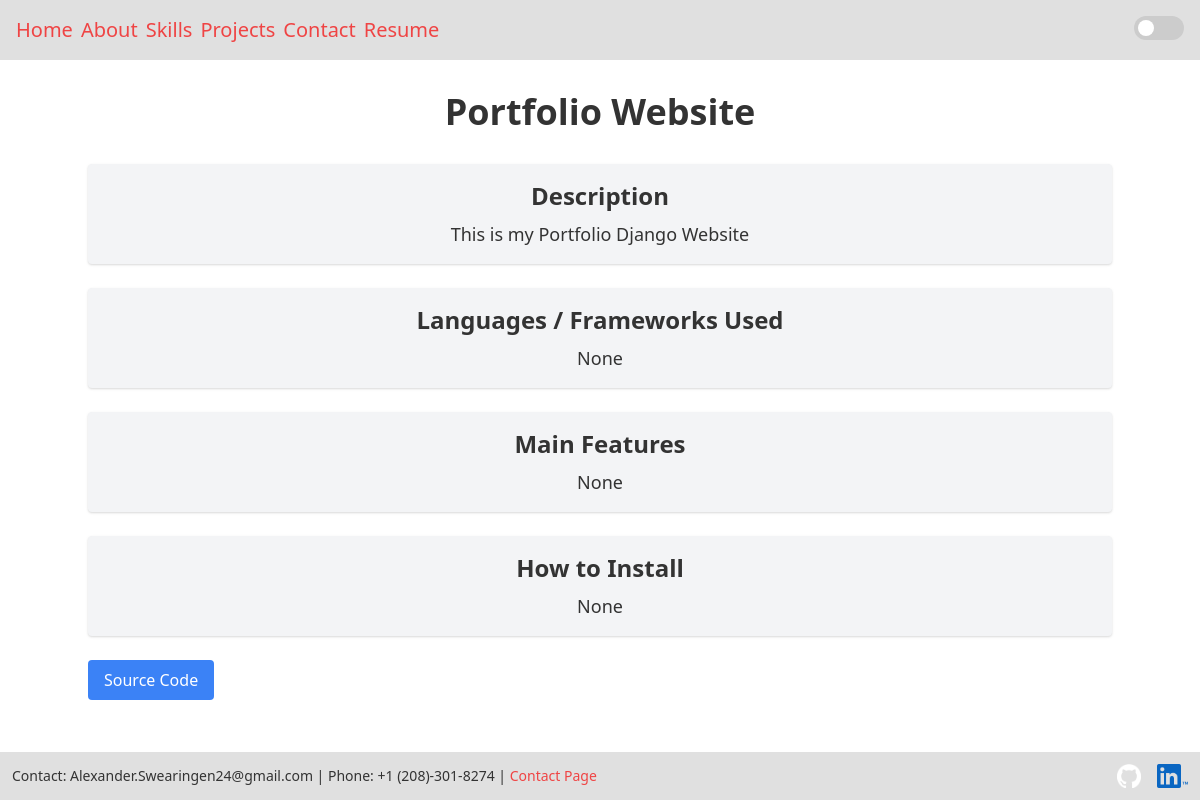
/projects/1/, run on the app's committed database.
### portfo/models.py (models this page shows, shortened)
class Project(models.Model):
    name = models.CharField(max_length=100)
    description = models.TextField(blank=True, null=True)
    source_code = models.URLField(blank=True, null=True)
    frameworks = models.TextField(max_length=200, blank=True, null=True)
    features = models.CharField(max_length=200, blank=True, null=True)
    installation = models.CharField(max_length=200, blank=True, null=True)

### portfo/views.py (the view)
# urls.py: path('projects/<int:pk>/', ProjectDetailView.as_view(), name='project-detail'),
class ProjectDetailView(DetailView):
    model = Project

### portfo/templates/portfo/project_detail.html (shortened to what this page needs)
{% extends "portfo/_base.html" %}
{% load static %}
{% block content %}
    <link rel="stylesheet" href="{% static 'portfo/CSS/project-skill-Detail.css' %}" type="text/css">
    <div class="container mx-auto text-center">
        <h1 class="text-4xl font-bold mb-8">{{ project.name }}</h1>
        <div class="bg-gray-100 p-4 rounded shadow mb-6">
            <h2 class="text-2xl font-bold mb-2">Description</h2>
            <p class="text-lg">{{ project.description }}</p>
        </div>
        <div class="bg-gray-100 p-4 rounded shadow mb-6">
            <h2 class="text-2xl font-bold mb-2">Languages / Frameworks Used</h2>
            <p class="text-lg">{{ project.frameworks }}</p>
        </div>
        <div class="bg-gray-100 p-4 rounded shadow mb-6">
            <h2 class="text-2xl font-bold mb-2">Main Features</h2>
            <p class="text-lg">{{ project.features }}</p>
        </div>
        <div class="bg-gray-100 p-4 rounded shadow mb-6">
            <h2 class="text-2xl font-bold mb-2">How to Install</h2>
            <p class="text-lg">{{ project.installation }}</p>
        </div>
        <div class="flex items-center space-x-4">
            <a href="{{ project.source_code }}" target="_blank" rel="noopener noreferrer" class="bg-blue-500 text-white py-2 px-4 rounded hover:bg-blue-600">Source Code</a>
        </div>
    </div>
{% endblock content%}

### portfo/static/portfo/CSS/darkMode.css (style rules this page uses)
:root { --background-color-light: #ffffff; --footer-nav-color-light: #e0e0e0; --text-color-light: #333333; --background-color-dark: #121212; --footer-nav-color-dark: #272727; --text-color-dark: #ffffff; }
body { background-color: var(--background-color-light); color: var(--text-color-light); }

### portfo/static/portfo/CSS/navSideBar.css (style rules this page uses)
body { margin: 0; font-family: 'Arial', sans-serif; }

### portfo/static/portfo/CSS/project-skill-Detail.css (style rules this page uses)
h2, p { color: #333333; }

### data on the page
Project: name "Portfolio Website", description "This is my Portfolio Django Website", frameworks "None", features "None", installation "None"
